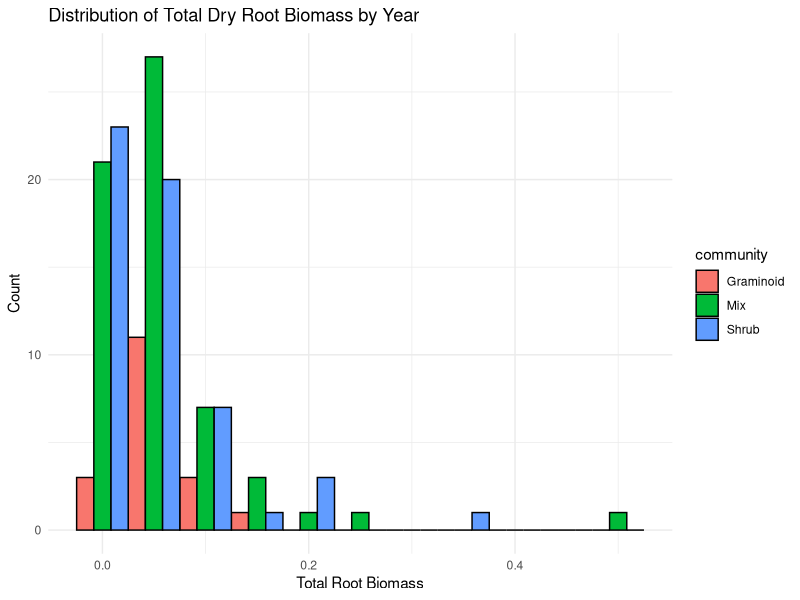
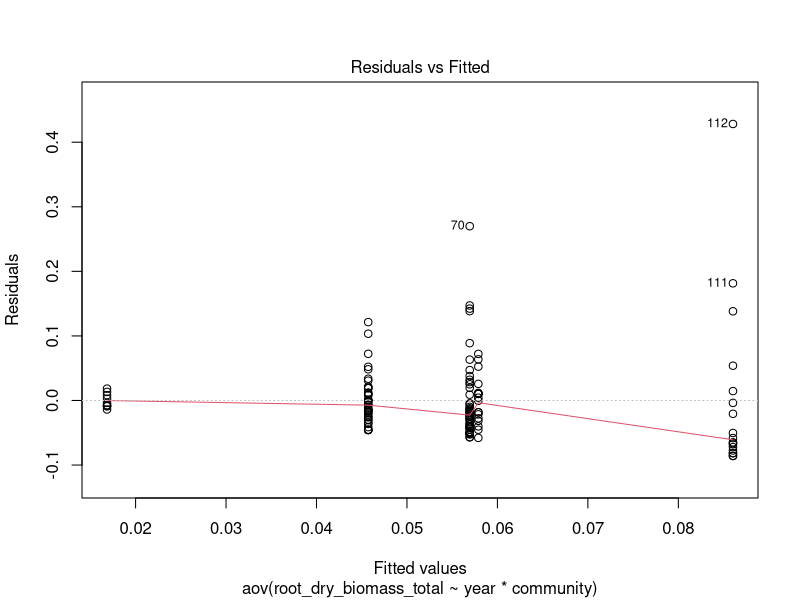
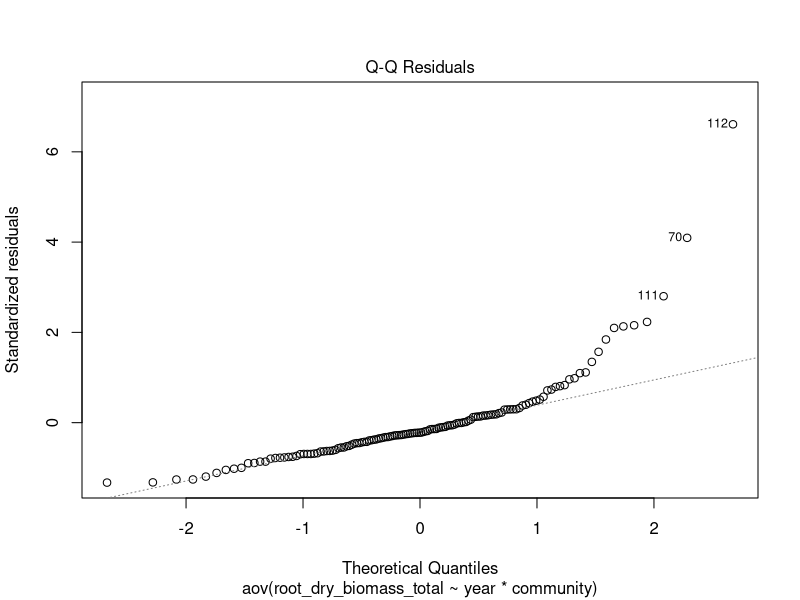
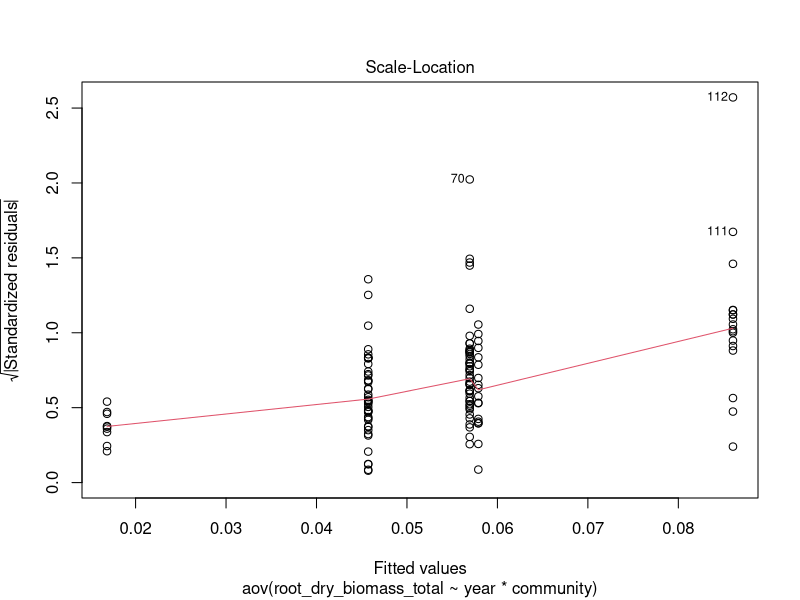
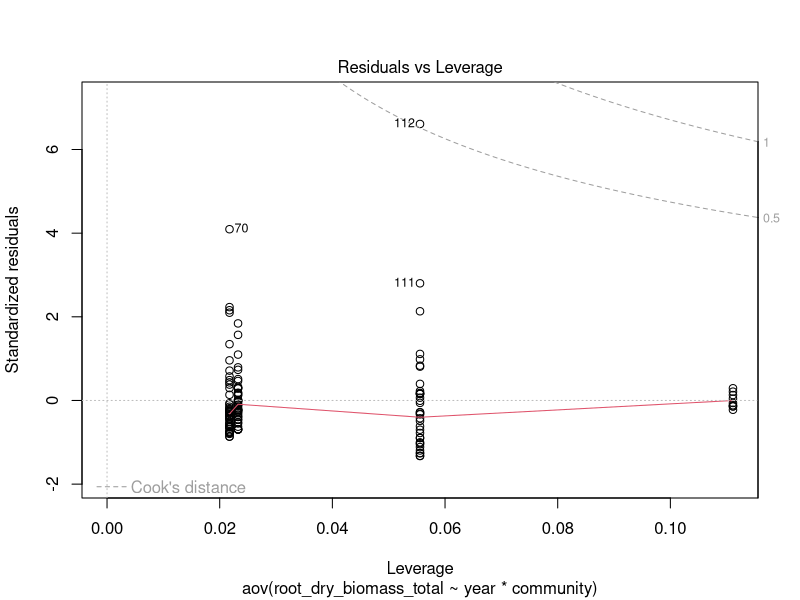
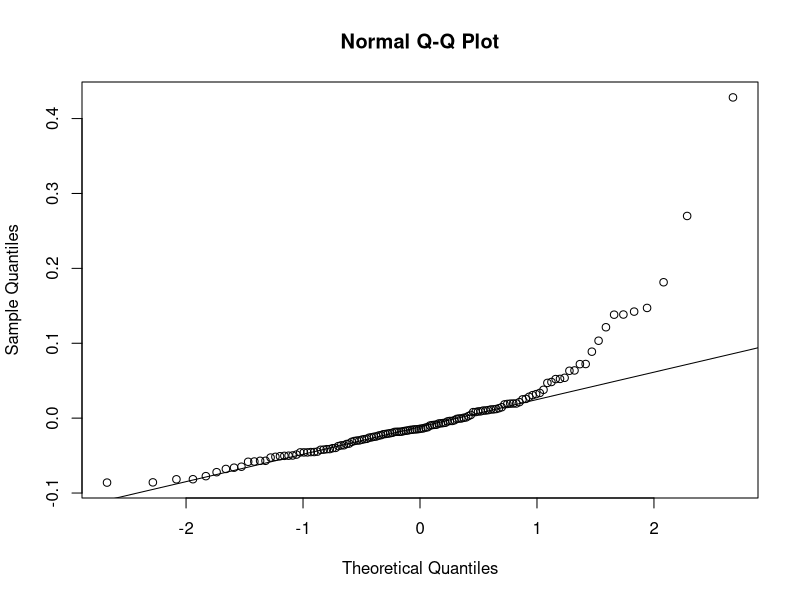
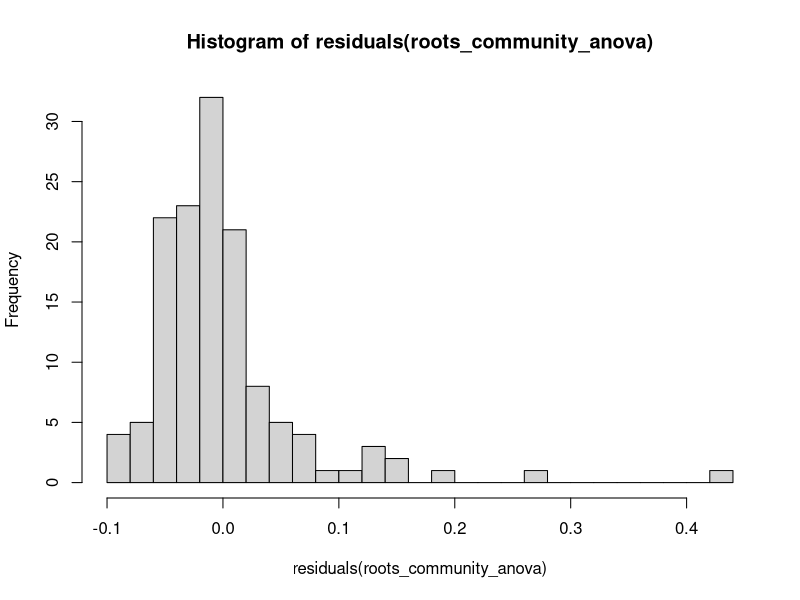
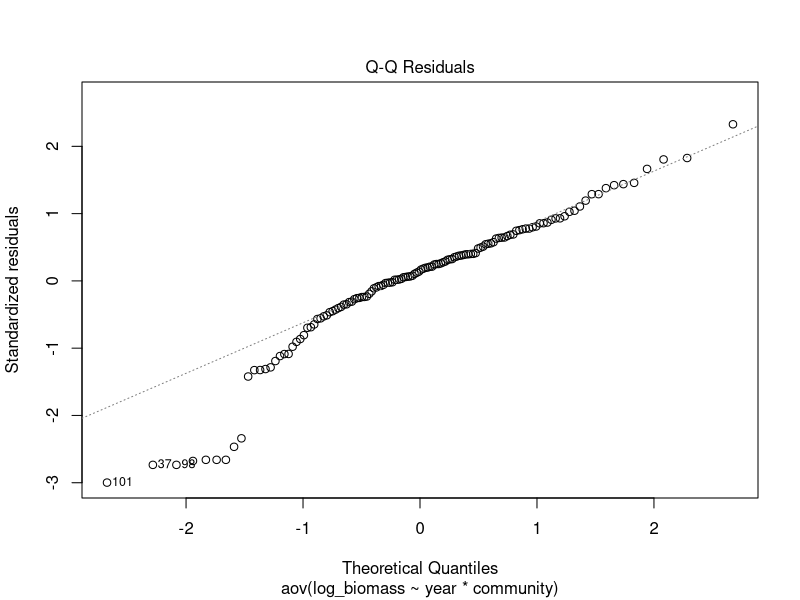

The R script that drew these images, in order:
# RQ1 ANALYSIS PART 2: SIGNIFICANT DIFFERENCE BETWEEN 2023 AND 2024 ROOT BIOMASS BY COMMUNITY TYPE?
# 16/01/2026 

# LOAD LIBRARIES -----
library(dplyr)
library(ggplot2)
library(tidyr)
library(readxl)
library(emmeans)
# LOAD DATA----
QHI_combined_data <- read_excel("datasets/QHI_roots_data/QHI_combined_data.xlsx")

# MAKE YEAR FACTOR VARIABLE ----
QHI_combined_data$year <- as.factor(QHI_combined_data$year)

# QUESTION----
# Is there a significant difference in root biomass between 2023 and 2024 across different community types?
# i.e. does root biomass vary significantly in different community types between the years? 
# e.g. there is a significant difference in shrub root biomass between 2023 and 2024 
# VISUALISE WITH HISTOGRAM----
ggplot(QHI_combined_data, aes(x = root_dry_biomass_total, fill= community)) +
  geom_histogram(binwidth = 0.05, position = "dodge", color = "black") +
  labs(title = "Distribution of Total Dry Root Biomass by Year",
       x = "Total Root Biomass",
       y = "Count") +
  theme_minimal()

# STATISTICAL TEST: TWO-WAY ANOVA ----
# two way anova needed as two explanatory variables (year and community)
roots_community_anova <- aov(root_dry_biomass_total ~ year * community, data = QHI_combined_data)
summary(roots_community_anova)

# the effect of community on root biomass differs between years (p= 0.0098)
# The communities don't differ consistently across years, and years don't differ consistently across communities—the pattern changes depending on the combination.

# EMMEANS POST HOC TEST---
# Effect of community at each level of year
emmeans(roots_community_anova, pairwise ~ community | year, adjust = "tukey")

# Effect of year at each level of community
emmeans(roots_community_anova, pairwise ~ year | community, adjust = "tukey")

# Why use emmeans and not tukey HSD?
# Tukey asked: Do any year×community combinations differ from each other?
# Emmeans asks: Do communities differ within each year? Does each community change over time/between the years?

# Results from post hoc analysis
# no significant differece among communities in 2023
# in 2024, mix communities have significantly higher root biomass than shrub (no graminoid yet as lab analysis not completed)- p = 0.0122
# mix community significant increase between years (p=0.0331)- root biomass increased from 0.046 (2023) to 0.086 (2024)
# shrub community, so significant change (p=0.1014) but trend towards decrease- root biomass decreased from 0.057 (2023) to 0.017 (2024)
# no data on 2024 graminoid yet


# CONCLUSIONS----
# Root biomass of different community types varies significantly between 2023 and 2024
# Specifically, mixed communities show a significant increase in root biomass from 2023 to 2024, while shrub communities show a non-significant trend towards a decrease.
# divergence in communities that didn't exist in 2023/pre heatwave exposure 
# possible explanations: 
  # driven by graminoids in mix plots ability to grow deeper from increased thaw? Have to wait to get graminoid plots back from lab 


# CHECKING ASSUMPTIONS----
# Normality of resuiduals
plot(roots_community_anova)
# Shapiro-Wilk test 
shapiro.test(residuals(roots_community_anova))
# Q-Q plot (most useful visual)
qqnorm(residuals(roots_community_anova))
qqline(residuals(roots_community_anova))
# Histogram
hist(residuals(roots_community_anova), breaks = 20)
# pretty normal I think - should check with Elise/Mel 

# Homogeneity of variances
bartlett.test(root_dry_biomass_total ~ interaction(year, community), data = QHI_combined_data)

# TRANSFORMATION OF DATA----
# Log transformation 
QHI_combined_data$log_biomass <- log(QHI_combined_data$root_dry_biomass_total + 0.001)
anova_log <- aov(log_biomass ~ year * community, data = QHI_combined_data)
shapiro.test(residuals(anova_log))
plot(anova_log, which = 2)  # Q-Q plot
hist(residuals(anova_log), breaks = 20)

# Square root transformation
QHI_combined_data$sqrt_biomass <- sqrt(QHI_combined_data$root_dry_biomass_total)
anova_sqrt <- aov(sqrt_biomass ~ year * community, data = QHI_combined_data)
shapiro.test(residuals(anova_sqrt))
plot(anova_sqrt, which = 2)
hist(residuals(anova_sqrt), breaks = 20)

# Cube root 
QHI_combined_data$cbrt_biomass <- sign(QHI_combined_data$root_dry_biomass_total) * 
  abs(QHI_combined_data$root_dry_biomass_total)^(1/3)
anova_cbrt <- aov(cbrt_biomass ~ year * community, data = QHI_combined_data)
shapiro.test(residuals(anova_cbrt))
plot(anova_cbrt, which = 2)
hist(residuals(anova_cbrt), breaks = 20)

# cube root deals with it best? Okay to use given smaller sample size for 2024- just need to address this when discussing.
# Check with Elise 

# ALTERING ANOVA TO USE CUBE ROOT DATA----
anova_cbrt <- aov(cbrt_biomass ~ year * community, data = QHI_combined_data)
summary(anova_cbrt)

# no longer significant 
# post hoc tests again
emmeans(anova_cbrt, pairwise ~ community | year, adjust = "tukey")
emmeans(anova_cbrt, pairwise ~ year | community, adjust = "tukey")
# no significant differences found anymore 

# NEW CONCLUSIONS ----
# After applying a cube root transformation to meet ANOVA assumptions, the previously observed significant differences in root biomass between community types and years are no longer significant.
# This suggests that the initial findings may have been influenced by non-normality in the data.
# Further investigation with larger sample sizes, especially for 2024, is recommended to validate these BUT can't do due to lab delays- so need to address in discussion limitations
